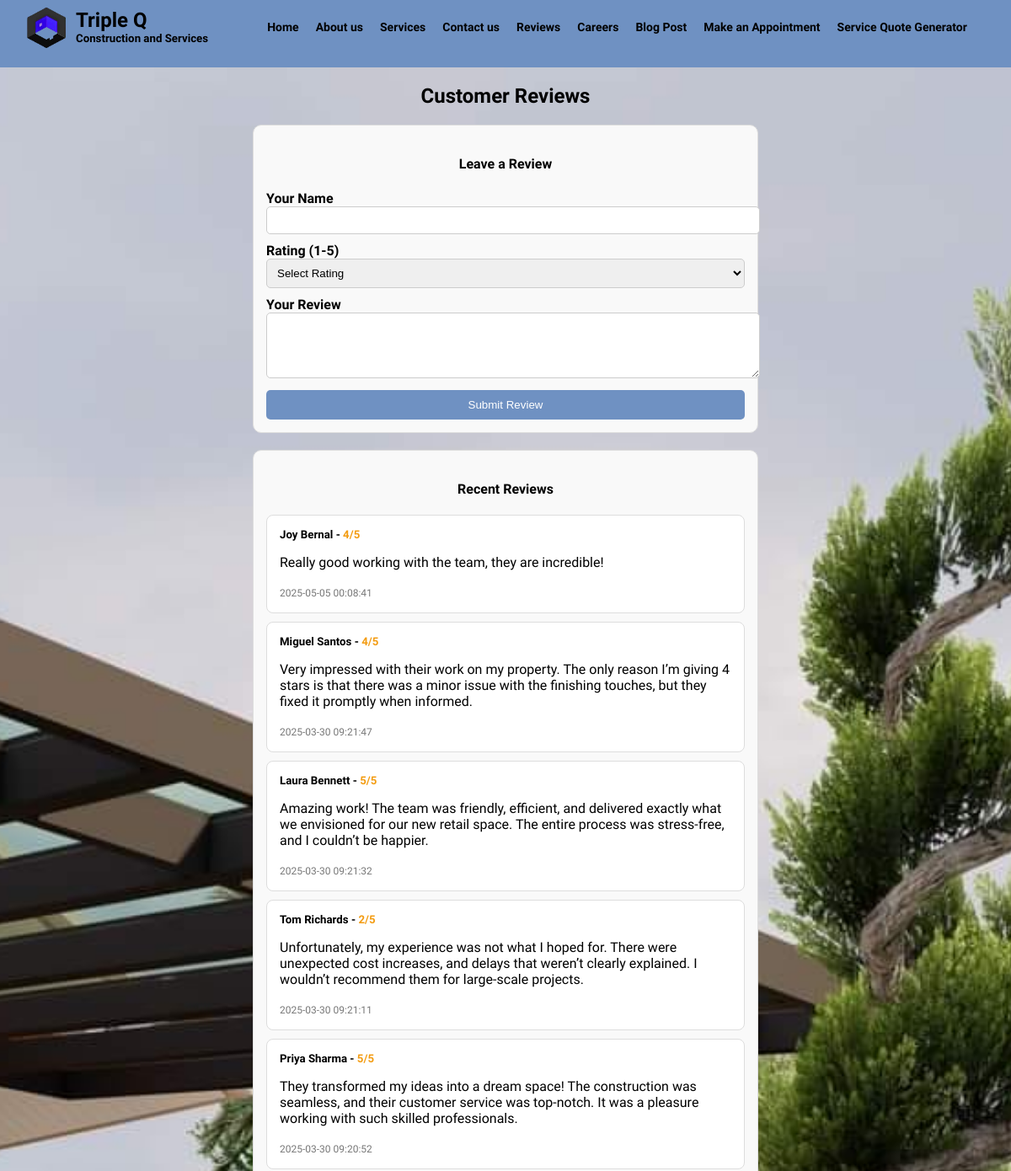
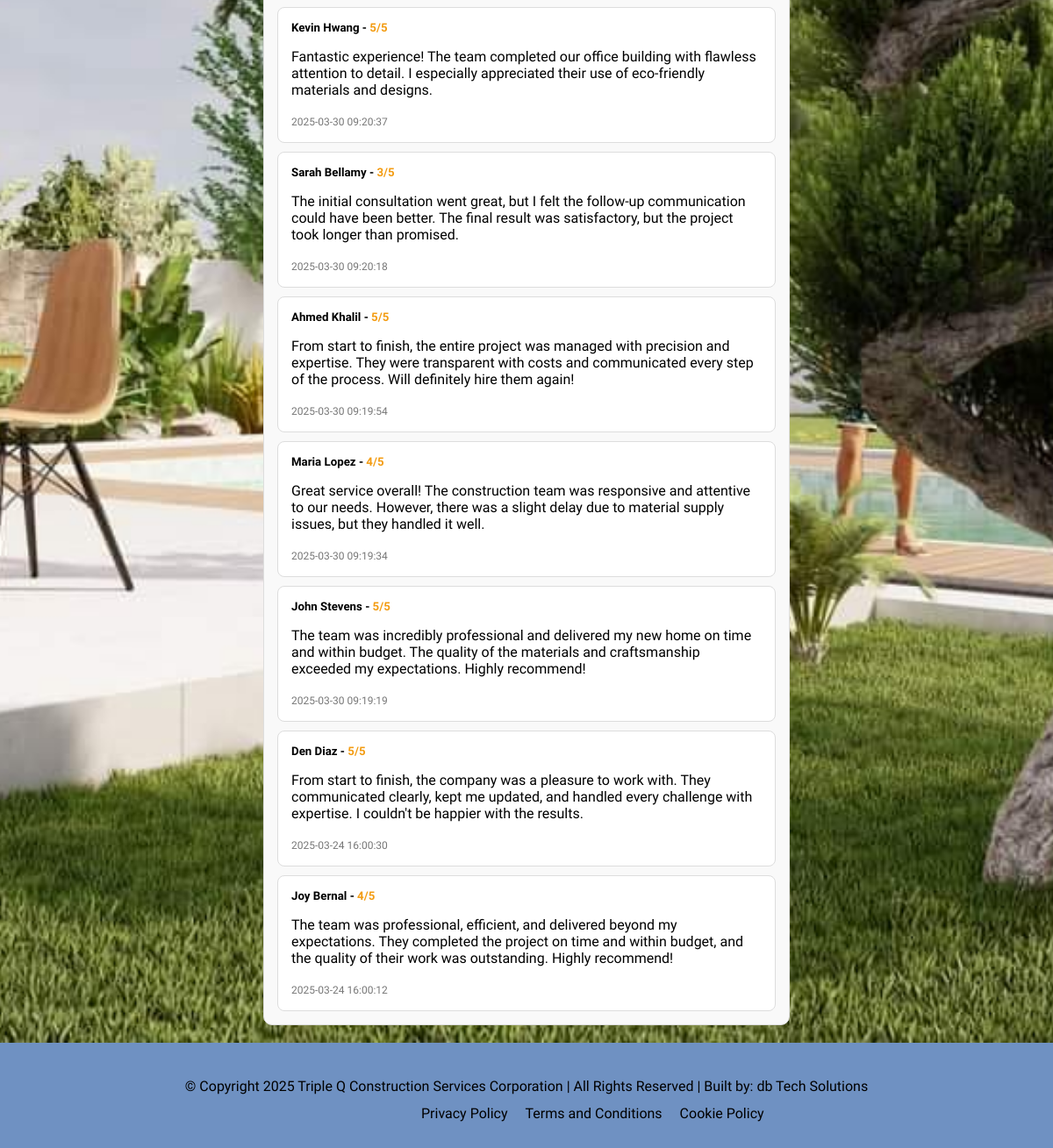
The app's page /reviews with its own data (2 pictures, top to bottom).
### tables this page shows
CREATE TABLE project_reviews (
    id INTEGER PRIMARY KEY AUTOINCREMENT,
    reviewer_name TEXT NOT NULL,
    rating INTEGER CHECK(rating BETWEEN 1 AND 5) NOT NULL,
    comment TEXT NOT NULL,
    created_at TIMESTAMP DEFAULT CURRENT_TIMESTAMP
);

### app.py (the view, shortened to what this page needs)
@app.route("/reviews", methods=["GET", "POST"])
def reviews():
    reviews = db.execute("SELECT * FROM project_reviews ORDER BY created_at DESC")
    return render_template("reviews.html", reviews=reviews)

### templates/reviews.html (shortened to what this page needs)
{% extends "layout.html" %}
{% block stylesheet %}
    <link rel="stylesheet" href="/static/styles/reviews.css">
{% endblock %}
{% block main %}
    <div class="reviews-container">
        <h2 class="text-center">Customer Reviews</h2>
        <div class="review-form">
            <h4>Leave a Review</h4>
            <form action="/reviews" method="POST">
                <div class="input-group">
                    <label for="name">Your Name</label>
                    <input type="text" id="name" name="name" required>
                </div>
                <div class="input-group">
                    <label for="rating">Rating (1-5)</label>
                    <select id="rating" name="rating" required>
                        <option value="" disabled selected>Select Rating</option>
                    </select>
                </div>
                <div class="input-group">
                    <label for="review">Your Review</label>
                    <textarea id="review" name="review" rows="4" required></textarea>
                </div>
                <button type="submit" class="btn-submit">Submit Review</button>
            </form>
        </div>
        <div class="reviews-list">
            <h4>Recent Reviews</h4>
            <div id="reviews-container">
                {% for review in reviews %}
                    <div class="review-card">
                        <h5>{{ review.reviewer_name }} - <span class="rating">{{ review.rating }}/5</span></h5>
                        <p>{{ review.comment }}</p>
                        <small class="date">{{ review.created_at }}</small>
                    </div>
                {% endfor %}
            </div>
        </div>
    </div>
{% endblock %}

### static/styles/general.css (style rules this page uses)
html, body { margin: 0; padding: 0; overflow-x: hidden; min-height: 100vh; display: flex; flex-direction: column; }
body { background-color: rgba(245, 245, 245, 0.49); }
body, h2, h5 { margin: 0; padding: 0; font-family: "Arima"; }
body { position: relative; min-height: 100vh; }
button { border: none; background-color: #6F91C2; padding: 10px 30px; border-radius: 20px; transition: opacity 0.15s; }

### static/styles/reviews.css (style rules this page uses)
.reviews-container { width: 50%; margin: auto; padding: 20px; text-align: center; }
.review-form, .reviews-list { margin-top: 20px; padding: 15px; border: 1px solid #ddd; border-radius: 10px; background-color: #f9f9f9; }
.input-group { margin-bottom: 10px; text-align: left; }
.input-group label { display: block; font-weight: bold; }
.input-group input, .input-group select, .input-group textarea { width: 100%; padding: 8px; border: 1px solid #ccc; border-radius: 5px; }
.btn-submit { background-color: #6F91C2; color: white; border: none; padding: 10px 15px; cursor: pointer; border-radius: 5px; width: 100%; }
.review-card { background: white; padding: 15px; border-radius: 8px; margin-top: 10px; border: 1px solid #ddd; text-align: left; }
.rating { color: #f39c12; font-weight: bold; }
.date { font-size: 12px; color: #777; }

### records on screen
project_reviews: reviewer_name "Joy Bernal", rating "4", comment "Really good working with the team, they are incredible!", created_at "2025-05-05 00:08:41"
project_reviews: reviewer_name "Miguel Santos", rating "4", comment "Very impressed with their work on my property. The only reason I’m giving 4 stars is that there was a minor issue with the finishing touches, but they fixed it promptly when informed.", created_at "2025-03-30 09:21:47"
project_reviews: reviewer_name "Laura Bennett", rating "5", comment "Amazing work! The team was friendly, efficient, and delivered exactly what we envisioned for our new retail space. The entire process was stress-free, and I couldn’t be happier.", created_at "2025-03-30 09:21:32"
project_reviews: reviewer_name "Tom Richards", rating "2", comment "Unfortunately, my experience was not what I hoped for. There were unexpected cost increases, and delays that weren’t clearly explained. I wouldn’t recommend them for large-scale projects.", created_at "2025-03-30 09:21:11"
project_reviews: reviewer_name "Priya Sharma", rating "5", comment "They transformed my ideas into a dream space! The construction was seamless, and their customer service was top-notch. It was a pleasure working with such skilled professionals.", created_at "2025-03-30 09:20:52"
project_reviews: reviewer_name "Kevin Hwang", rating "5", comment "Fantastic experience! The team completed our office building with flawless attention to detail. I especially appreciated their use of eco-friendly materials and designs.", created_at "2025-03-30 09:20:37"
project_reviews: reviewer_name "Sarah Bellamy", rating "3", comment "The initial consultation went great, but I felt the follow-up communication could have been better. The final result was satisfactory, but the project took longer than promised.", created_at "2025-03-30 09:20:18"
project_reviews: reviewer_name "Ahmed Khalil", rating "5", comment "From start to finish, the entire project was managed with precision and expertise. They were transparent with costs and communicated every step of the process. Will definitely hire them again!", created_at "2025-03-30 09:19:54"
project_reviews: reviewer_name "Maria Lopez", rating "4", comment "Great service overall! The construction team was responsive and attentive to our needs. However, there was a slight delay due to material supply issues, but they handled it well.", created_at "2025-03-30 09:19:34"
project_reviews: reviewer_name "John Stevens", rating "5", comment "The team was incredibly professional and delivered my new home on time and within budget. The quality of the materials and craftsmanship exceeded my expectations. Highly recommend!", created_at "2025-03-30 09:19:19"
project_reviews: reviewer_name "Den Diaz", rating "5", comment "From start to finish, the company was a pleasure to work with. They communicated clearly, kept me updated, and handled every challenge with expertise. I couldn't be happier with the results.", created_at "2025-03-24 16:00:30"
project_reviews: reviewer_name "Joy Bernal", rating "4", comment "The team was professional, efficient, and delivered beyond my expectations. They completed the project on time and within budget, and the quality of their work was outstanding. Highly recommend!", created_at "2025-03-24 16:00:12"
